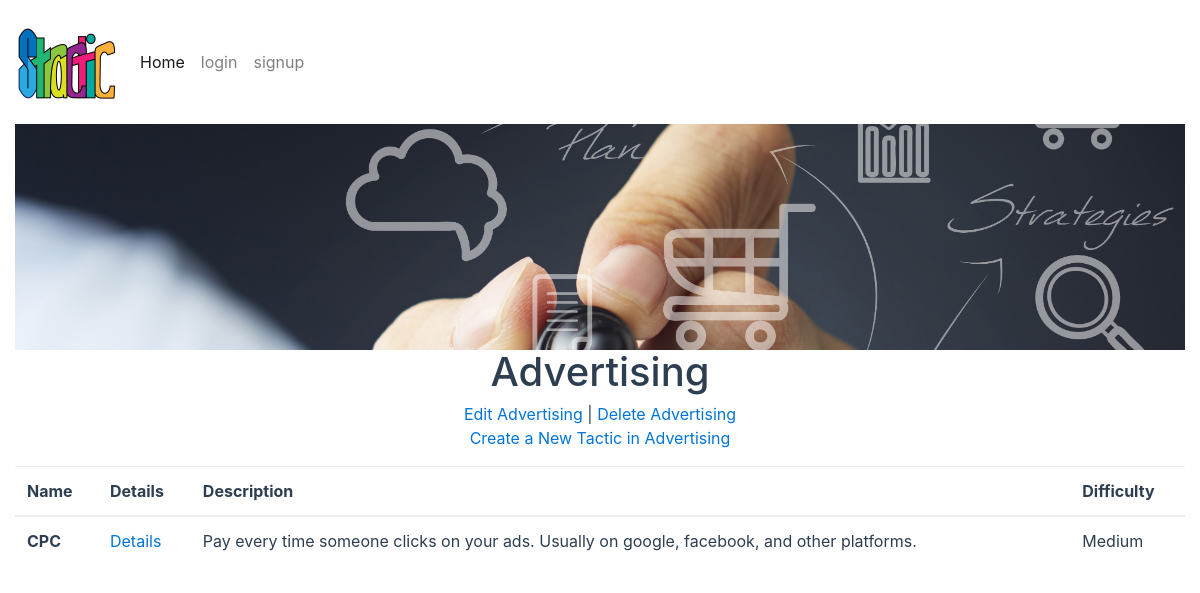
Page /strategy/3/tactic/ on the earlier database version.
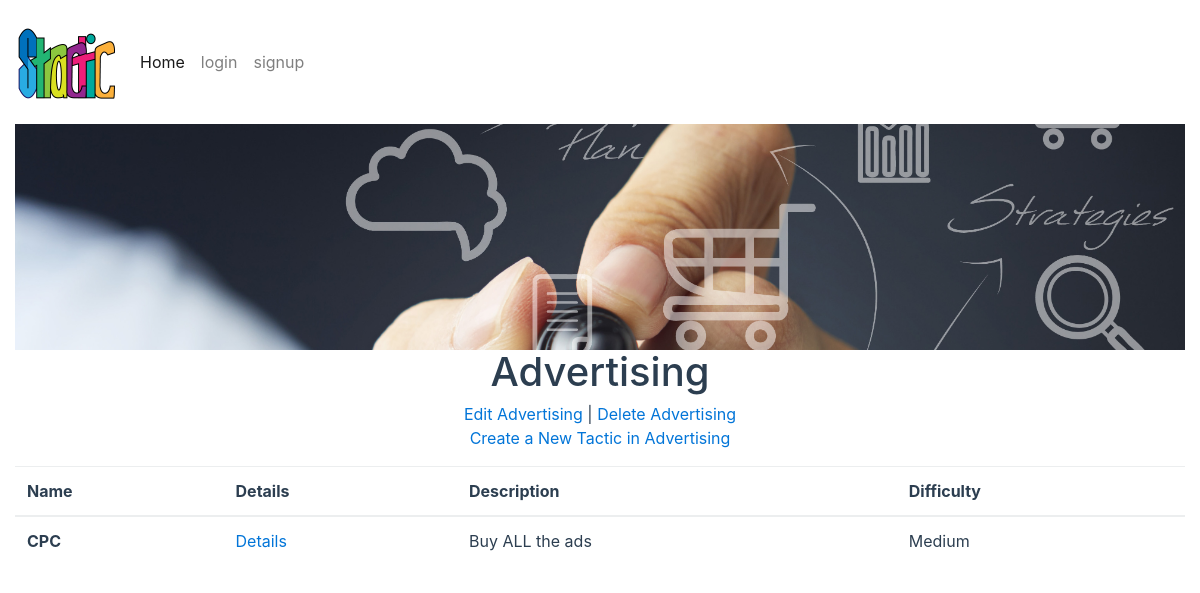
Same page on the later database version.
### database_setup.py (models this page shows, shortened)
class Strategy(Base):
  __tablename__ = 'strategy'
  id = Column(Integer, primary_key=True)
  user_id = Column(Integer, ForeignKey('user.id'))
  user = relationship(User)
  name = Column(String(250), nullable=False)
  description = Column(Text)
  image = Column(Text)

class Tactic(Base):
  __tablename__ = 'tactic'
  id = Column(Integer, primary_key=True)
  strategy_id = Column(Integer, ForeignKey('strategy.id'))
  strategy = relationship(Strategy)
  user_id = Column(Integer, ForeignKey('user.id'))
  user = relationship(User)
  name = Column(String(100), nullable=False)
  description = Column(Text)
  difficulty = Column(String(50))
  resource_link = Column(String(500))
  tool_link = Column(String(500))

### project.py (the view)
@app.route('/strategy/<int:strategy_id>/')
@app.route('/strategy/<int:strategy_id>/tactic/')
def showTactic(strategy_id):
    strategy = db_session.query(Strategy).filter_by(id=strategy_id).one()
    tactics = db_session.query(Tactic).filter_by(
        strategy_id=strategy_id).all()
    return render_template('tactic.html', tactics=tactics, strategy=strategy, strategy_id=strategy_id)

### project.py (called while the page is built)
@app.before_request
def before_request():
    g.user = None
    if 'twitter_oauth' in session:
        g.user = session['twitter_oauth']

### templates/tactic.html (shortened to what this page needs)
{% extends "base.html" %}
{% block content %}
<div class="row">
	<div class="col-md-12 text-center">
		<img src="{{ url_for('static', filename='img/strategy.jpg') }}" class="img-fluid" alt="Responsive image">
		<h1>{{ strategy.name }}</h1>
		<p><a href = "{{url_for('editStrategy', strategy_id = strategy.id)}}">Edit {{strategy.name}}</a> |
		<a href = "{{url_for('deleteStrategy', strategy_id = strategy.id)}}">Delete {{strategy.name}}</a>  <br>
		<a href="{{url_for('newTactic', strategy_id = strategy.id)}}">Create a New Tactic in {{strategy.name}}</a></p>
	</div>
</div>
	{% if tactics !=[] %}
		<div class="row">
			<div class="col-md-12">
			<table class="table table-hover">
				  <thead>
				    <tr>
				      <th>Name</th>
				      <th>Details</th>
				      <th>Description</th>
				      <th>Difficulty</th>
				    </tr>
				  </thead>
				  <tbody>
				    <tr>
				    {% for t in tactics %}
				      <th scope="row">{{t.name}}</th>
				      <td><a href="{{url_for('tacticDetails', strategy_id = strategy.id, tactic_id=t.id)}}">Details</a></td>
				      <td>{{t.description}}</td>
				      <td>{{t.difficulty}}</td>
				    </tr>
					{% endfor %}
				  </tbody>
				</table>
			</div>
	{% endif %}
{% endblock %}

### templates/base.html (shortened to what this page needs)
<!DOCTYPE html>
<html lang="en" itemscope itemtype="http://schema.org/Article">
<head>
  <link href="{{ url_for('static', filename='css/bootstrap.css') }}" rel="stylesheet" type="text/css">
  <link href="{{ url_for('static', filename='css/style.css') }}" rel="stylesheet">
</head>
<body>
  <nav class="navbar navbar-toggleable-md navbar-light">
      <a class="navbar-brand" href="#">
        <img src="/static/img/stractic-logo.png" width="100" height="100" class="d-inline-block align-top" alt="">
      </a>
    <div class="collapse navbar-collapse" id="navbarsExampleDefault">
      <ul class="navbar-nav mr-auto">
        <li class="nav-item active">
          <a class="nav-link" href="/">Home</a>
        </li>
        <li class="nav-item">
        {% if g.user %}
          <li><a class="nav-link" href="/strategy/new"> New Strategy Category</a></li>
          <li><a class="nav-link" href="{{ url_for('pickStrategy')}}"> New Tactic</a></li>
          <li><a class="nav-link" href="/logout">logout</a></li>
        {% else %}
          <li><a class="nav-link" href="/login">login</a></li>
          <li><a class="nav-link" href="/login">signup</a></li>
        {% endif %}
        </li>
      </ul>
    </div>
  </nav>
  <div class="container-fluid">
        {% block content %}
        {% endblock %}
  </div>
</body>
</html>

### static/css/style.css (style rules this page uses)
html { position: relative; min-height: 100%; }
body { margin: 0 0 100px; }

Differences in the rows shown:
changed Tactic "CPC": description "Pay every time someone clicks on your ads. Usually on google, facebook, and other platforms." → "Buy ALL the ads"
